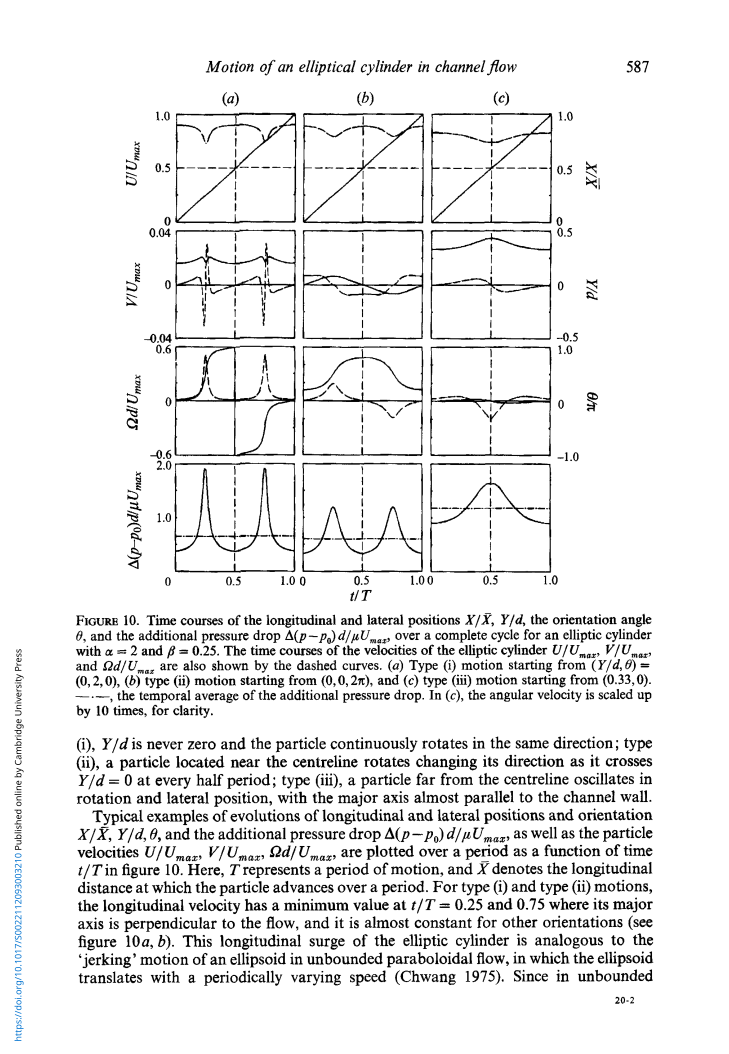
#> input picture particle_swinging/motion_demos/digitized/fig10_page.png, 1458 x 2107 px (shown at 1/2 size)
$ python digitize_figure_curves.py
#> lines starting #> are read from the running program, lines starting #| are printed output that depends on the picture
from __future__ import annotations

import csv
import math
from dataclasses import dataclass
from pathlib import Path

import fitz
import numpy as np
from PIL import Image, ImageDraw
from scipy.interpolate import PchipInterpolator


ROOT = Path(__file__).resolve().parent
PDF = ROOT.parent / "the-motion-of-an-elliptical-cylinder-in-channel-flow-at-low-reynolds-numbers.pdf"
DIGITIZED = ROOT / "digitized"
DIGITIZED.mkdir(exist_ok=True)


@dataclass(frozen=True)
class AxisBox:
    image_name: str
    page_index: int
    box: tuple[int, int, int, int]
    y_min: float
    y_max: float


@dataclass(frozen=True)
class CurveSpec:
    key: str
    figure: str
    case_label: str
    title: str
    subtitle: str
    color: tuple[int, int, int]
    y_axis: AxisBox
    theta_axis: AxisBox
    y_points: tuple[tuple[float, float], ...]
    theta_points: tuple[tuple[float, float], ...]


FIG10 = "fig10_page.png"
FIG13 = "fig13_page.png"


def axis(image_name: str, page_index: int, box: tuple[int, int, int, int], y_min: float, y_max: float) -> AxisBox:
    return AxisBox(image_name=image_name, page_index=page_index, box=box, y_min=y_min, y_max=y_max)


# Axis boxes are calibrated on 3x rendered page images.
# The points below are manual digitizations of the solid curves in Fig. 10 and Fig. 13.
# They are plot readings, not original simulation data from the paper.
SPECS: list[CurveSpec] = [
    CurveSpec(
        key="type-i-continuous-tumbling",
        figure="Fig. 10(a)",
        case_label="beta=0.25 type i",
        title="Type I: continuous tumbling",
        subtitle="Digitized from Fig. 10(a): Y/d stays off-centre; theta tumbles through a full turn.",
        color=(37, 99, 235),
        y_axis=axis(FIG10, 12, (381, 499, 637, 731), -0.5, 0.5),
        theta_axis=axis(FIG10, 12, (381, 750, 637, 982), -1.0, 1.0),
        y_points=((0.00, 0.20), (0.12, 0.21), (0.25, 0.27), (0.38, 0.22), (0.50, 0.20),
                  (0.62, 0.22), (0.75, 0.27), (0.88, 0.22), (1.00, 0.20)),
        theta_points=((0.00, 0.00), (0.13, -0.03), (0.22, -0.22), (0.28, -0.70), (0.36, -0.96),
                      (0.50, -1.00), (0.63, -1.03), (0.72, -1.22), (0.78, -1.70),
                      (0.86, -1.96), (1.00, -2.00)),
    ),
    CurveSpec(
        key="type-ii-crossing-rocking",
        figure="Fig. 10(b)",
        case_label="beta=0.25 type ii",
        title="Type II: centreline crossing",
        subtitle="Digitized from Fig. 10(b): Y/d crosses zero; theta rocks and reverses each half-period.",
        color=(220, 38, 38),
        y_axis=axis(FIG10, 12, (655, 499, 913, 731), -0.5, 0.5),
        theta_axis=axis(FIG10, 12, (655, 750, 913, 982), -1.0, 1.0),
        y_points=((0.00, 0.00), (0.12, 0.08), (0.25, 0.07), (0.38, 0.03), (0.50, 0.00),
                  (0.62, -0.03), (0.75, -0.07), (0.88, -0.08), (1.00, 0.00)),
        theta_points=((0.00, 0.20), (0.15, 0.28), (0.27, 0.55), (0.40, 0.85), (0.50, 0.90),
                      (0.60, 0.85), (0.73, 0.55), (0.85, 0.28), (1.00, 0.20)),
    ),
    CurveSpec(
        key="type-iii-wall-parallel-oscillation",
        figure="Fig. 10(c)",
        case_label="beta=0.25 type iii",
        title="Type III: wall-parallel oscillation",
        subtitle="Digitized from Fig. 10(c): off-centre lateral oscillation with small wall-parallel rocking.",
        color=(124, 58, 237),
        y_axis=axis(FIG10, 12, (933, 499, 1189, 731), -0.5, 0.5),
        theta_axis=axis(FIG10, 12, (933, 750, 1189, 982), -1.0, 1.0),
        y_points=((0.00, 0.33), (0.16, 0.35), (0.32, 0.40), (0.50, 0.47), (0.68, 0.40),
                  (0.84, 0.35), (1.00, 0.33)),
        theta_points=((0.00, 0.03), (0.18, 0.05), (0.35, 0.03), (0.50, -0.16), (0.65, -0.04),
                      (0.82, 0.04), (1.00, 0.03)),
    ),
    CurveSpec(
        key="large-beta-type-ii-centre-loop",
        figure="Fig. 13(a)",
        case_label="beta=0.4 type ii",
        title="Large beta Type II",
        subtitle="Digitized from Fig. 13(a): centreline-crossing loop around theta/pi about 1/2.",
        color=(239, 68, 68),
        y_axis=axis(FIG13, 16, (437, 585, 779, 893), -0.5, 0.5),
        theta_axis=axis(FIG13, 16, (437, 918, 779, 1225), -1.0, 1.0),
        y_points=((0.00, 0.00), (0.14, 0.08), (0.27, 0.07), (0.40, 0.03), (0.50, 0.00),
                  (0.60, -0.03), (0.73, -0.07), (0.86, -0.08), (1.00, 0.00)),
        theta_points=((0.00, 0.20), (0.14, 0.28), (0.27, 0.58), (0.40, 0.82), (0.50, 0.88),
                      (0.60, 0.82), (0.73, 0.58), (0.86, 0.28), (1.00, 0.20)),
    ),
    CurveSpec(
        key="large-beta-type-iii-cross-channel",
        figure="Fig. 13(b)",
        case_label="beta=0.4 type iii",
        title="Large beta Type III",
        subtitle="Digitized from Fig. 13(b): Y/d crosses the centreline while theta remains close to zero.",
        color=(147, 51, 234),
        y_axis=axis(FIG13, 16, (805, 585, 1147, 893), -0.5, 0.5),
        theta_axis=axis(FIG13, 16, (805, 918, 1147, 1225), -1.0, 1.0),
        y_points=((0.00, 0.00), (0.13, 0.07), (0.25, 0.14), (0.38, 0.07), (0.50, 0.00),
                  (0.62, -0.07), (0.75, -0.14), (0.88, -0.07), (1.00, 0.00)),
        theta_points=((0.00, 0.05), (0.16, 0.03), (0.34, -0.02), (0.50, -0.04), (0.66, -0.02),
                      (0.84, 0.03), (1.00, 0.05)),
    ),
]
#> (the call stopped at in render_source_pages, `doc = fitz.open(PDF)`: fitz is not available in this run)


def render_source_pages() -> None:
    doc = fitz.open(PDF)
    for page_index, name in [(12, FIG10), (16, FIG13)]:
        path = DIGITIZED / name
        if not path.exists():
            pix = doc[page_index].get_pixmap(matrix=fitz.Matrix(3, 3), alpha=False)
            pix.save(path)


def sample_points(points: tuple[tuple[float, float], ...], count: int = 181) -> tuple[np.ndarray, np.ndarray]:
    xs = np.array([p[0] for p in points], dtype=float)
    ys = np.array([p[1] for p in points], dtype=float)
    t = np.linspace(0.0, 1.0, count)
    curve = PchipInterpolator(xs, ys)(t)
    return t, curve


def data_to_pixel(axis_box: AxisBox, t: float, value: float) -> tuple[float, float]:
    left, top, right, bottom = axis_box.box
    x = left + t * (right - left)
    y = bottom - (value - axis_box.y_min) / (axis_box.y_max - axis_box.y_min) * (bottom - top)
    return x, y


def write_csvs() -> None:
    anchors_path = DIGITIZED / "figure_curve_anchors.csv"
    samples_path = DIGITIZED / "figure_curve_samples.csv"
    with anchors_path.open("w", newline="", encoding="utf-8") as f:
        writer = csv.DictWriter(f, fieldnames=["key", "figure", "quantity", "t_over_T", "value"])
        writer.writeheader()
        for spec in SPECS:
            for quantity, points in [("Y_over_d", spec.y_points), ("theta_over_pi", spec.theta_points)]:
                for t, value in points:
                    writer.writerow({"key": spec.key, "figure": spec.figure, "quantity": quantity, "t_over_T": t, "value": value})

    with samples_path.open("w", newline="", encoding="utf-8") as f:
        writer = csv.DictWriter(
            f,
            fieldnames=[
                "key",
                "figure",
                "case_label",
                "title",
                "subtitle",
                "color",
                "t_over_T",
                "Y_over_d",
                "theta_over_pi",
            ],
        )
        writer.writeheader()
        for spec in SPECS:
            t_y, y_values = sample_points(spec.y_points)
            t_theta, theta_values = sample_points(spec.theta_points)
            for t, y_value, theta_value in zip(t_y, y_values, theta_values):
                writer.writerow(
                    {
                        "key": spec.key,
                        "figure": spec.figure,
                        "case_label": spec.case_label,
                        "title": spec.title,
                        "subtitle": spec.subtitle,
                        "color": "#%02x%02x%02x" % spec.color,
                        "t_over_T": f"{t:.6f}",
                        "Y_over_d": f"{y_value:.6f}",
                        "theta_over_pi": f"{theta_value:.6f}",
                    }
                )


def draw_overlay(image_name: str, specs: list[CurveSpec]) -> None:
#> called with image_name = 'fig10_page.png'
    image = Image.open(DIGITIZED / image_name).convert("RGB")
#> image is the input picture: PIL image 1458x2107 RGB; mean R, G, B 235.9, 236, 236
    draw = ImageDraw.Draw(image)
    for spec in specs:
        for axis_box, points, label_y in [
            (spec.y_axis, spec.y_points, "Y/d"),
            (spec.theta_axis, spec.theta_points, "theta/pi"),
        ]:
            t, values = sample_points(points)
            pixels = [data_to_pixel(axis_box, float(tt), float(vv)) for tt, vv in zip(t, values)]
            draw.line(pixels, fill=(220, 38, 38), width=4)
            for pt in points:
                x, y = data_to_pixel(axis_box, pt[0], pt[1])
                draw.ellipse([x - 5, y - 5, x + 5, y + 5], fill=(37, 99, 235), outline=(255, 255, 255), width=1)
            left, top, right, bottom = axis_box.box
            draw.rectangle([left, top, right, bottom], outline=(16, 185, 129), width=2)
            draw.text((left + 6, top + 6), f"{spec.figure} {label_y}", fill=(15, 23, 42))
    image.save(DIGITIZED / image_name.replace("_page.png", "_digitized_overlay.png"))
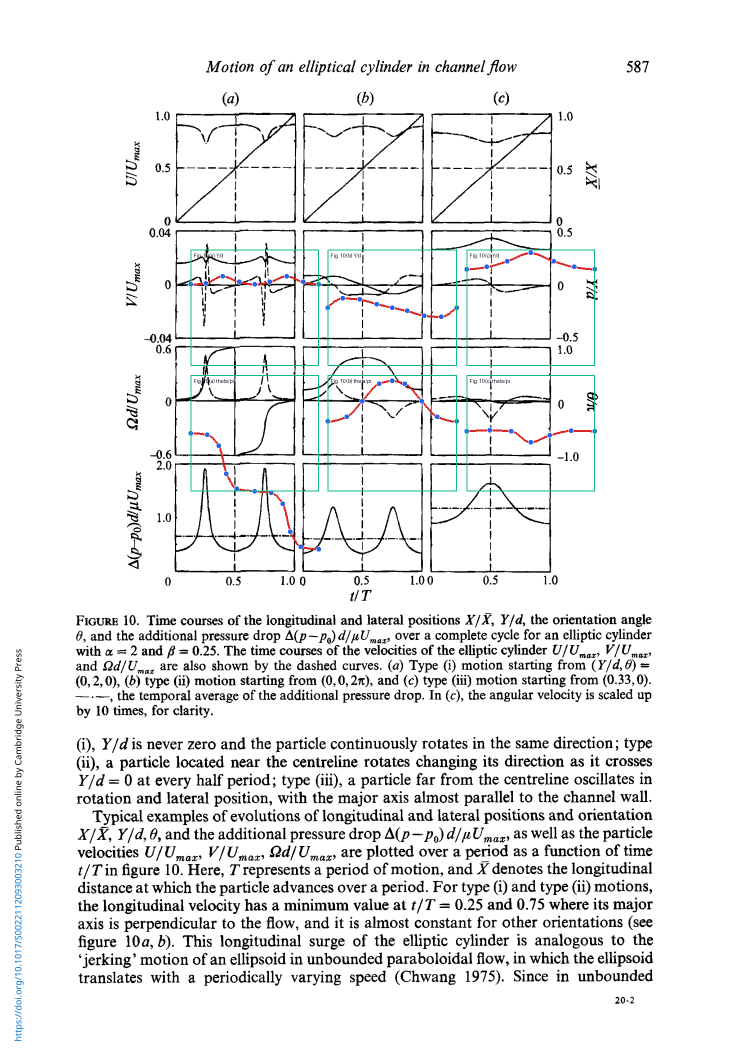
#> saved as fig10_digitized_overlay.png: PIL image 1458x2107 RGB (shown at 1/2 size); mean R, G, B 234.8, 235.3, 235.2


def main() -> None:
    render_source_pages()
    write_csvs()
    draw_overlay(FIG10, [spec for spec in SPECS if spec.figure.startswith("Fig. 10")])
    draw_overlay(FIG13, [spec for spec in SPECS if spec.figure.startswith("Fig. 13")])
#> call 2 of draw_overlay, with image_name = 'fig13_page.png'
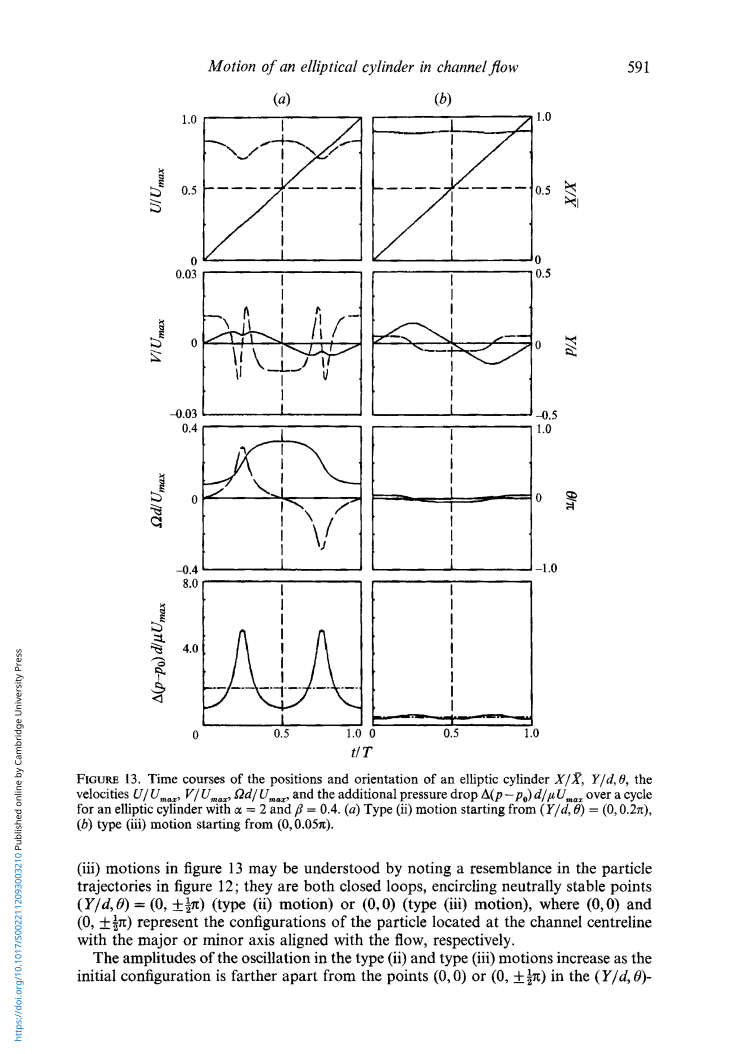
#> input picture particle_swinging/motion_demos/digitized/fig13_page.png, 1458 x 2107 px (shown at 1/2 size)
#> in draw_overlay, image is the input picture: PIL image 1458x2107 RGB; mean R, G, B 242.7, 242.8, 242.8
#> the loop in draw_overlay (call 2), `for spec in specs:` made 2 passes
#> in draw_overlay (call 2), `image.save(DIGITIZED / image_name.replace("_page.png", "_digitized_ove..`:
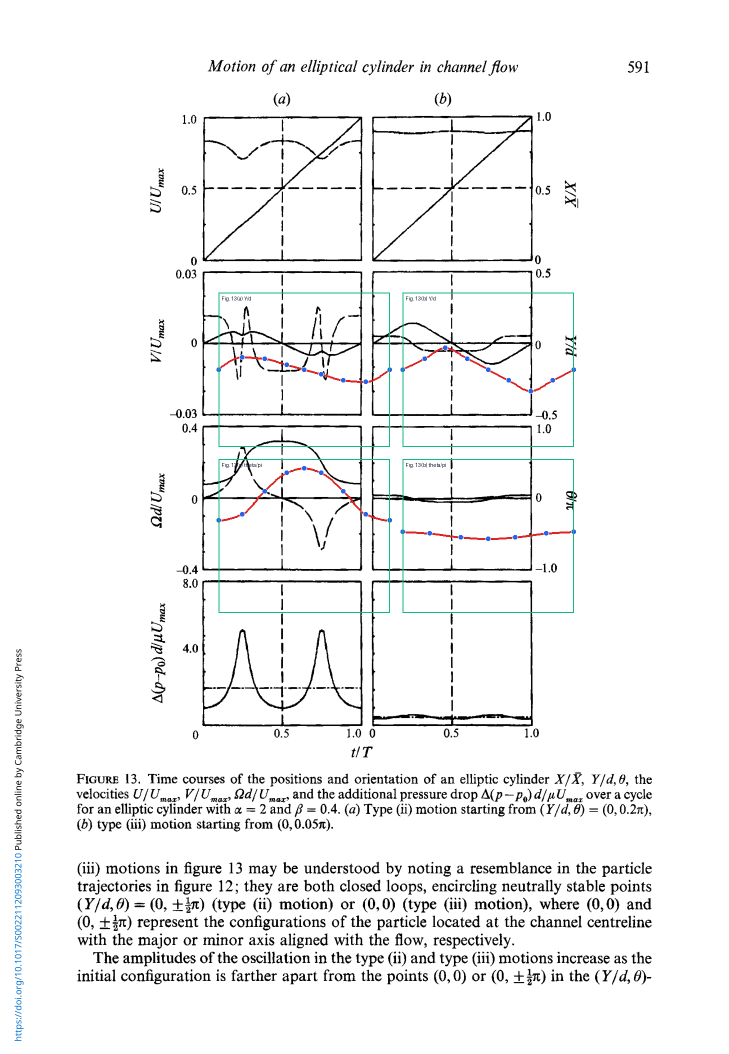
#> saved as fig13_digitized_overlay.png: PIL image 1458x2107 RGB (shown at 1/2 size); mean R, G, B 241.8, 242.2, 242.1


if __name__ == "__main__":
    main()
